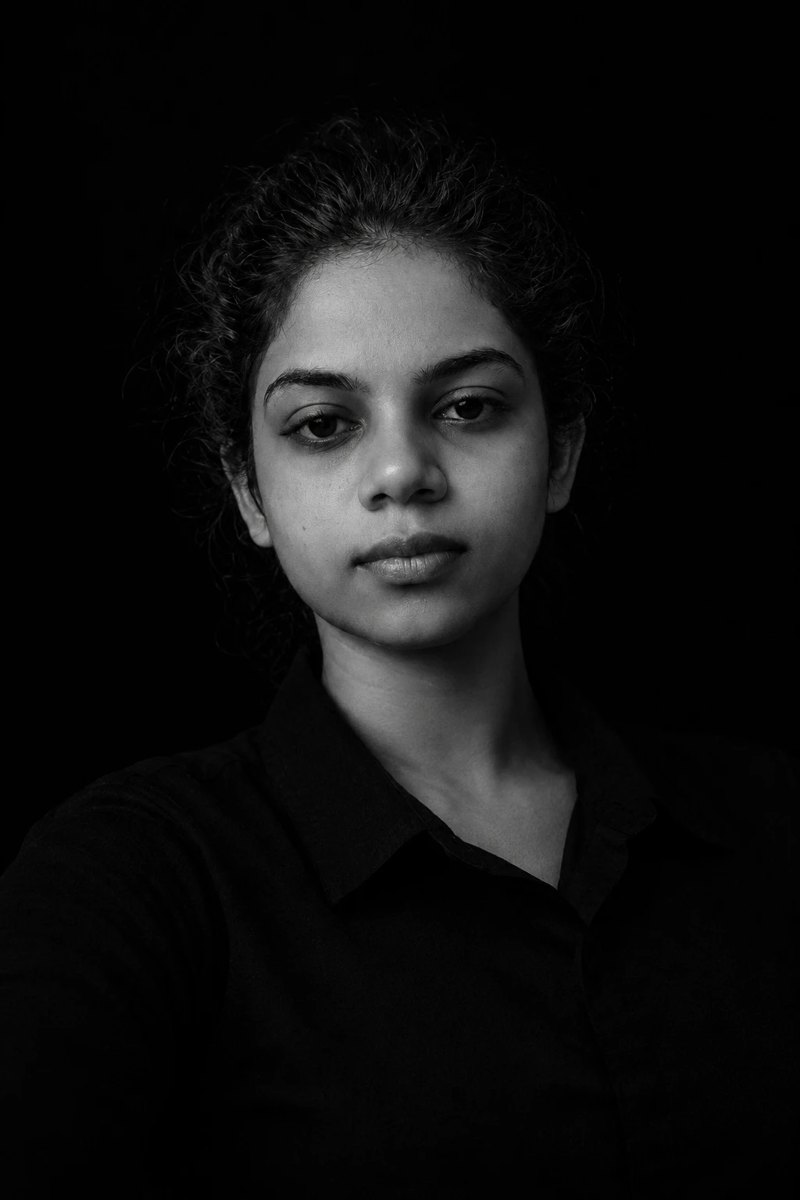
#> input picture images/team/ameesha.jpg, 800 x 1200 px
$ python -i team_photos.py   (imports and definitions only)
#> lines starting #> are read from the running program, lines starting #| are printed output that depends on the picture
#> further down, picture is the input picture: PIL image 800x1200 RGB; mean R, G, B 15.9, 15.9, 15.9
"""Turn team photos into the dark, black-and-white, low-key look of the founder photo.

Usage:
  1. Put original photos in images/team/raw/  (jpg, jpeg, png or webp; file name = person's id, e.g. nimal.jpg)
  2. python tools/team_photos.py
  3. Results are written to images/team/<name>.jpg (800×800) — use that path in TEAM in assets/data.js

Optional: python tools/team_photos.py --focus 0.35   (vertical crop focus: 0 = top, 0.5 = centre; default 0.38 keeps faces in frame)
"""
import sys
from pathlib import Path
from PIL import Image, ImageOps, ImageFilter, ImageEnhance, ImageChops

ROOT = Path(__file__).resolve().parent.parent
RAW, OUT = ROOT / "images/team/raw", ROOT / "images/team"
SIZE = 800


# [21 lines left out: functions square_crop, cut_out, not called in this run]


def subject_crop(im):
    """Square crop framed on the person: head near the top, body centred, same framing for everyone."""
    w, h = im.size
#> w = 800; h = 1200
    l, t, r, b = ImageOps.grayscale(im).point(lambda v: 255 if v > 8 else 0).getbbox()
#> l = 0; t = 98; r = 720; b = 1122
    head = im.crop((0, t, w, t + max(1, (b - t) // 4)))      # top quarter of the subject ≈ head
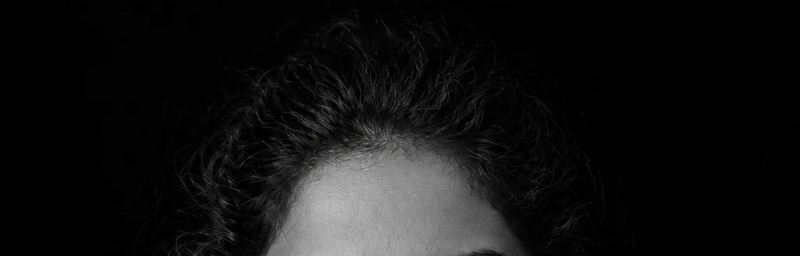
#> head: PIL image 800x256 RGB; mean R, G, B 18.1, 18.1, 18
    hl, _, hr, _ = ImageOps.grayscale(head).point(lambda v: 255 if v > 8 else 0).getbbox() or (l, 0, r, 0)
#> hl = 138; hr = 635
    side = min(w, h, int((hr - hl) * 2.6))                    # head ≈ 38% of frame width
#> side = 800
    cx = (hl + hr) // 2
#> cx = 386
    top = max(0, t - int(side * 0.12))
#> top = 2
    left = max(0, min(w - side, cx - side // 2))
#> left = 0
    top = min(top, h - side)
    return im.crop((left, top, left + side, top + side))
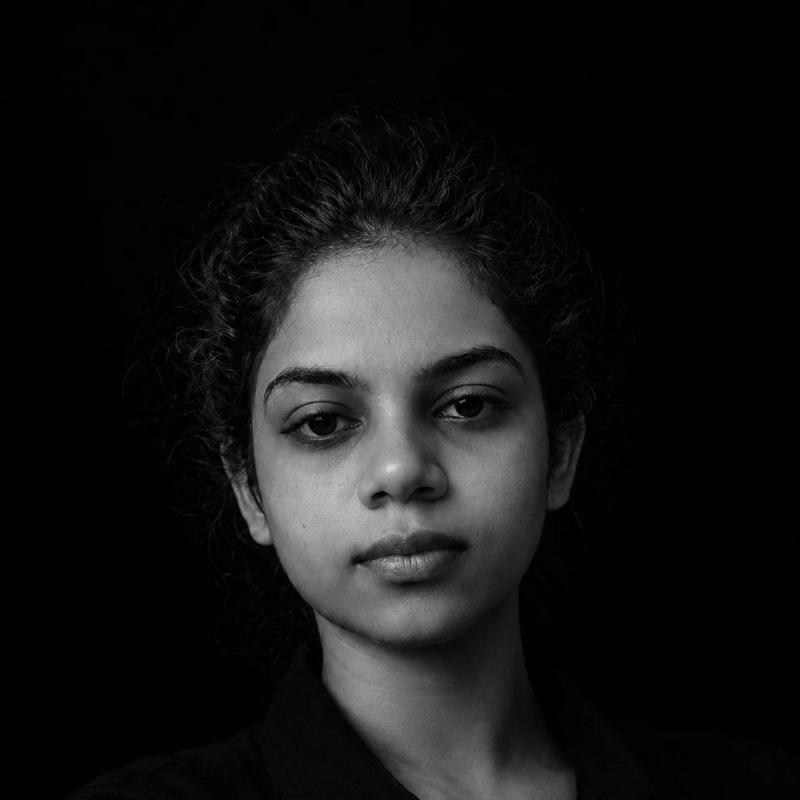
#> returned value: PIL image 800x800 RGB; mean R, G, B 21.1, 21.1, 21


# [52 lines left out: functions vignette, darken, main, not called in this run]


# [2 lines not run here, left out]

>>> from PIL import Image
>>> picture = Image.open('../images/team/ameesha.jpg')
>>> result = subject_crop(picture)

$ run again, on images/team/lasan.jpg
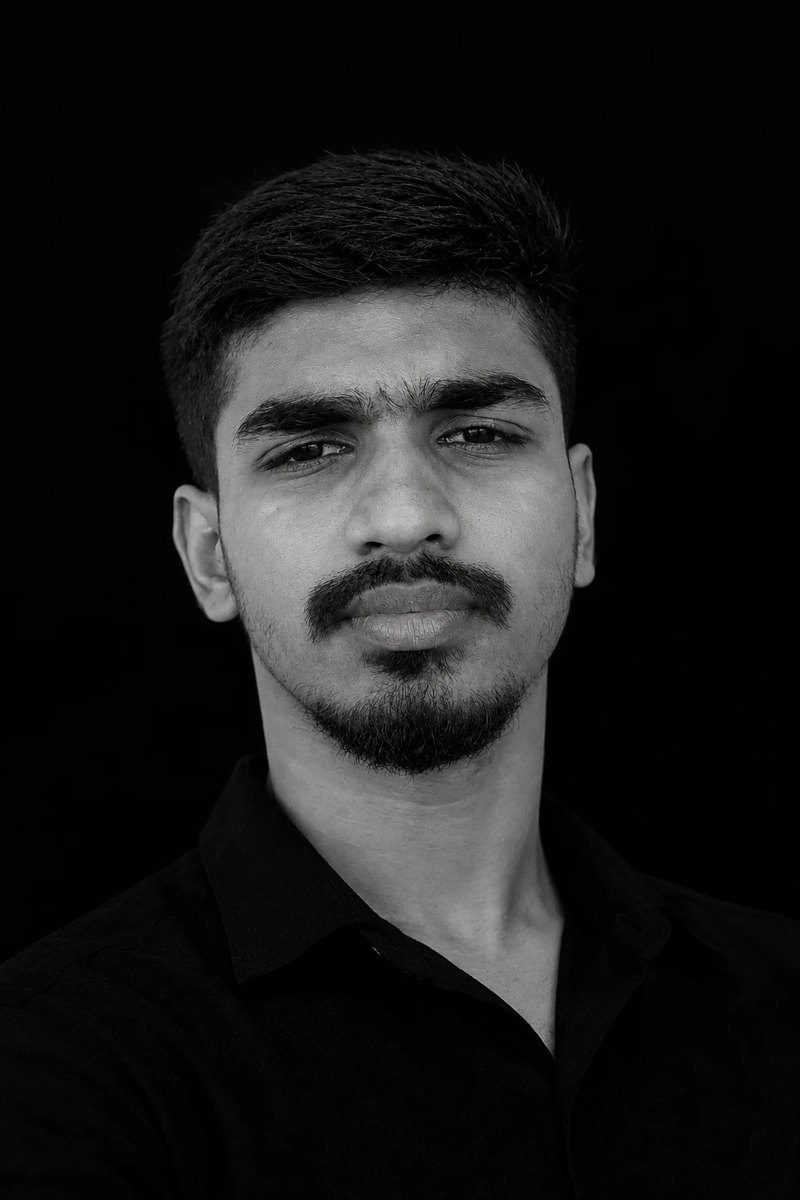
#> input picture images/team/lasan.jpg, 800 x 1200 px
#> picture is the input picture: PIL image 800x1200 RGB; mean R, G, B 26, 26, 26
#> l = 0; t = 144; r = 800; b = 1193
#> in subject_crop, `head = im.crop((0, t, w, t + max(1, (b - t) // 4)))`:
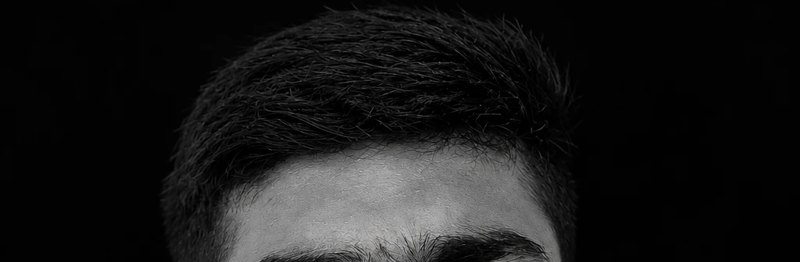
#> head: PIL image 800x262 RGB; mean R, G, B 24.5, 24.5, 24.5
#> hl = 159; hr = 582
#> side = 800
#> cx = 370
#> top = 48
#> left = 0
#> in subject_crop, `return im.crop((left, top, left + side, top + side))`:
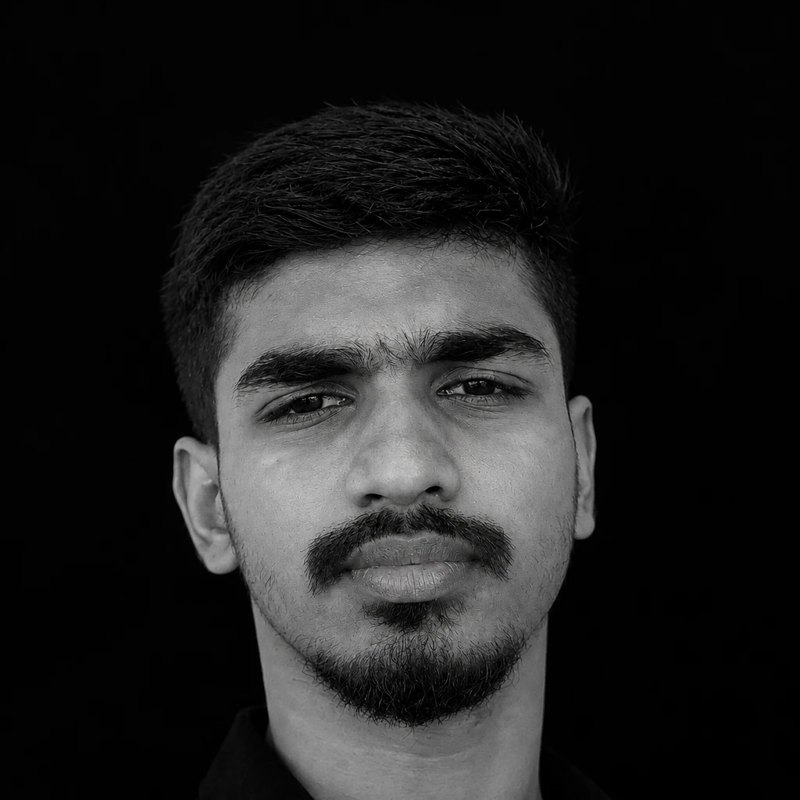
#> returned value: PIL image 800x800 RGB; mean R, G, B 32.7, 32.7, 32.6

$ run again, on images/team/pavan.jpg
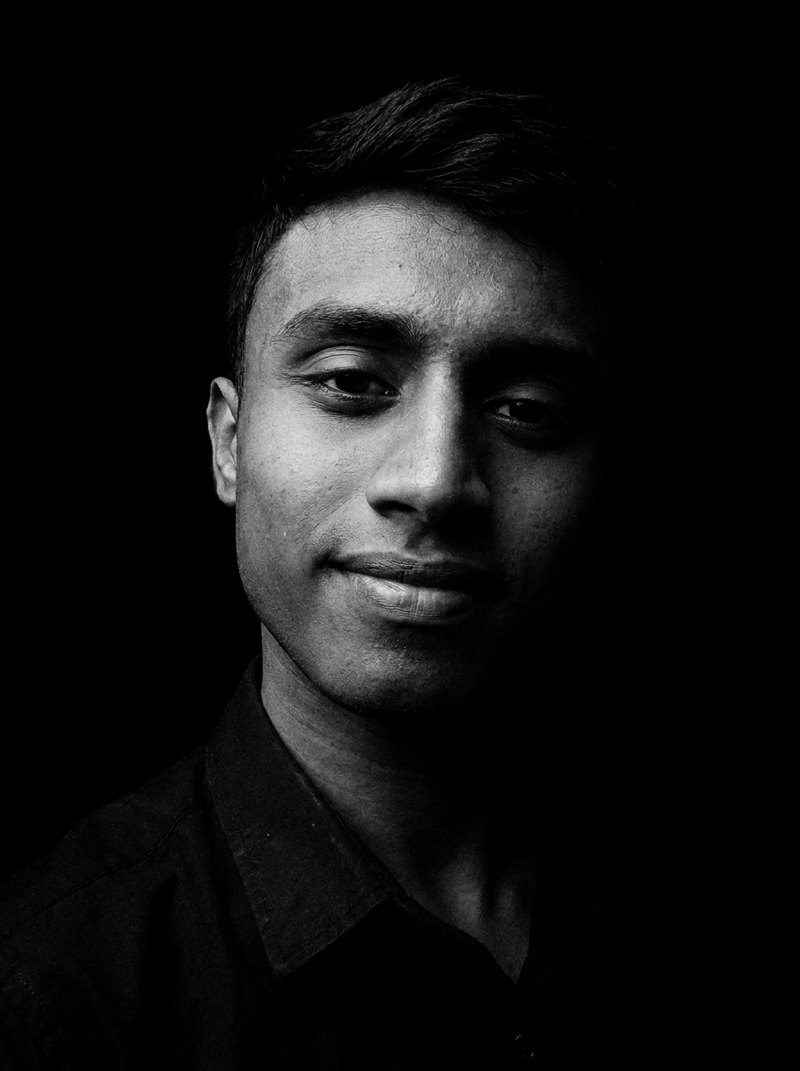
#> input picture images/team/pavan.jpg, 800 x 1071 px
#> picture is the input picture: PIL image 800x1071 RGB; mean R, G, B 18.3, 18.4, 18.3
#> l = 0; t = 76; r = 613; b = 1071
#> in subject_crop, `head = im.crop((0, t, w, t + max(1, (b - t) // 4)))`:
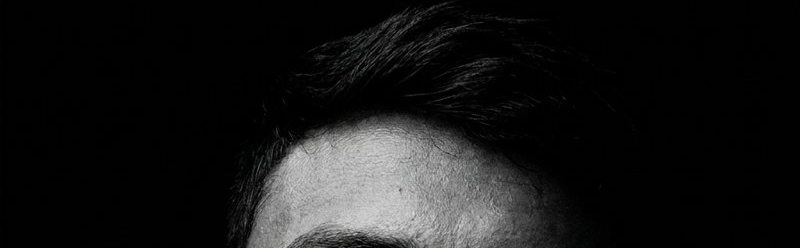
#> head: PIL image 800x248 RGB; mean R, G, B 23, 23.1, 23
#> hl = 226; hr = 613
#> side = 800
#> cx = 419
#> top = 0
#> in subject_crop, `return im.crop((left, top, left + side, top + side))`:
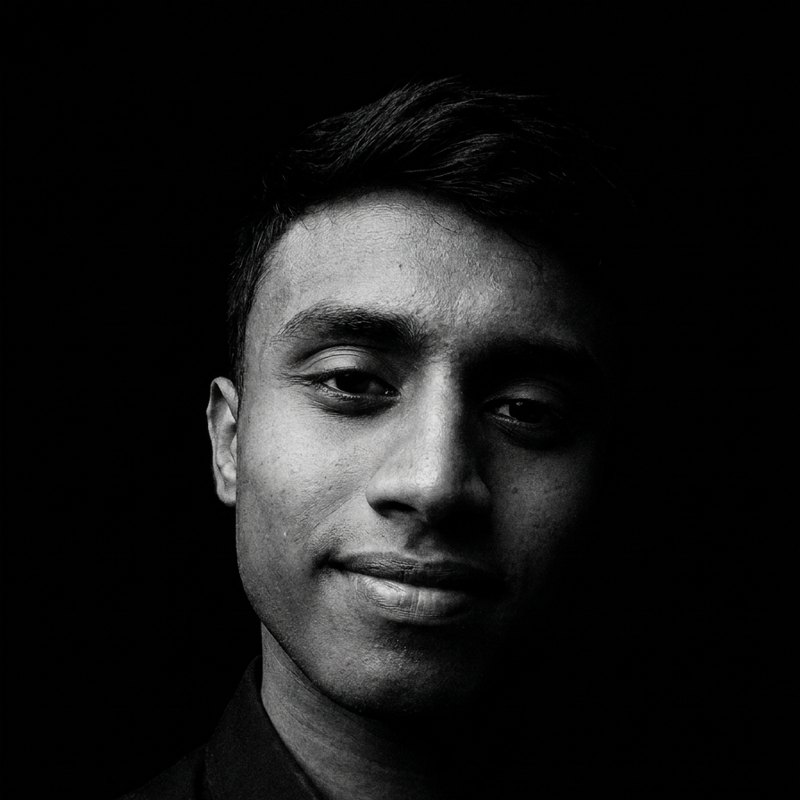
#> returned value: PIL image 800x800 RGB; mean R, G, B 23, 23, 22.9

$ run again, on images/team/rashika.jpg
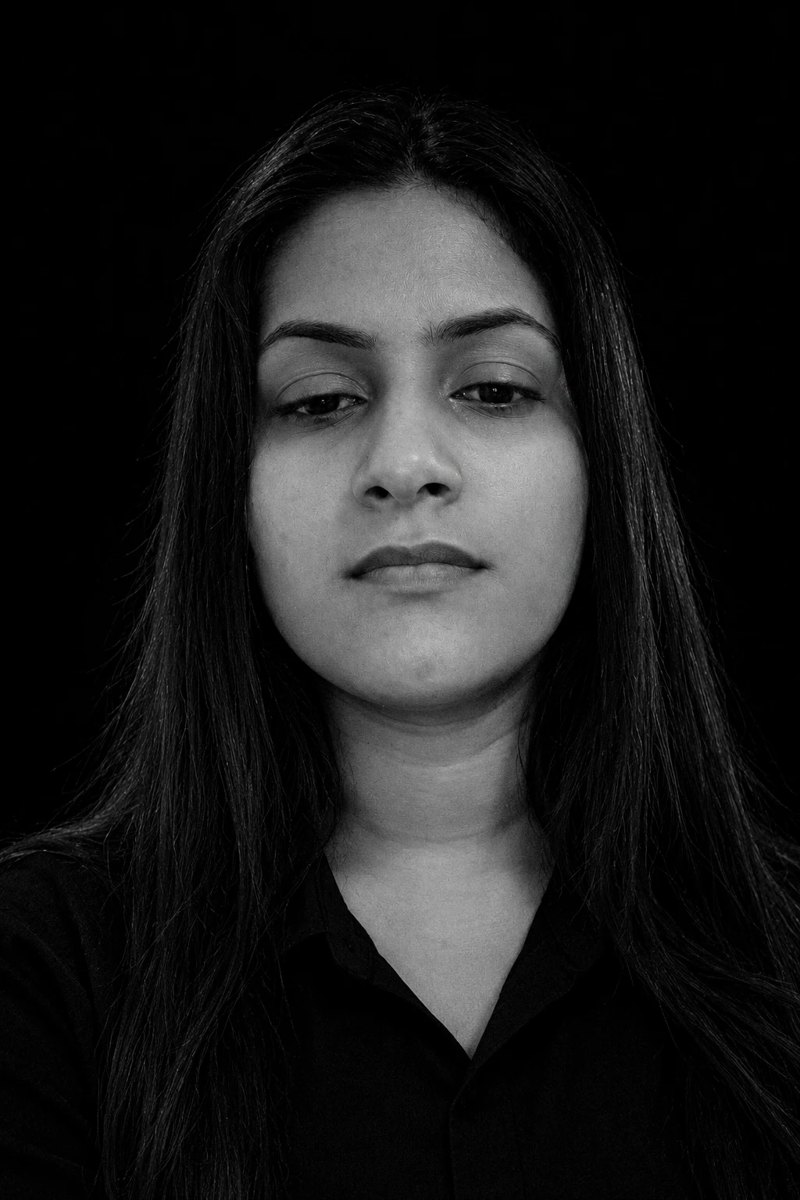
#> input picture images/team/rashika.jpg, 800 x 1200 px
#> picture is the input picture: PIL image 800x1200 RGB; mean R, G, B 27.7, 27.7, 27.7
#> l = 0; t = 87; r = 800; b = 1200
#> in subject_crop, `head = im.crop((0, t, w, t + max(1, (b - t) // 4)))`:
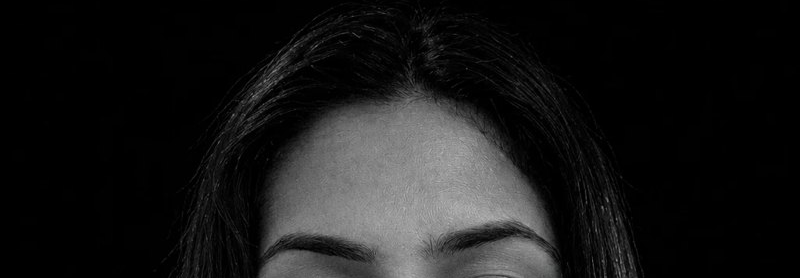
#> head: PIL image 800x278 RGB; mean R, G, B 24.5, 24.5, 24.5
#> hl = 153; hr = 645
#> side = 800
#> cx = 399
#> top = 0
#> in subject_crop, `return im.crop((left, top, left + side, top + side))`:
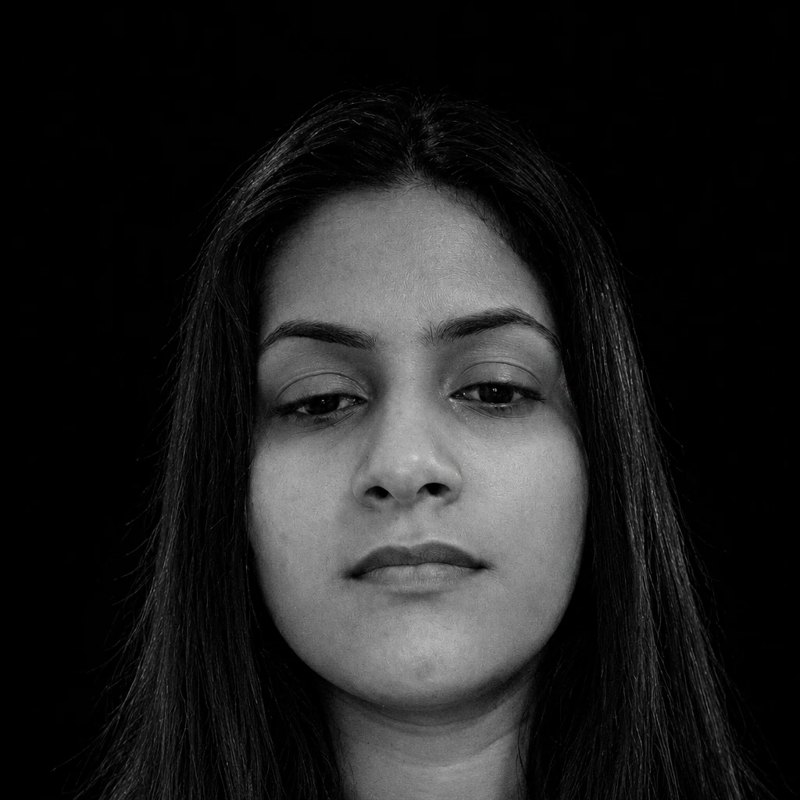
#> returned value: PIL image 800x800 RGB; mean R, G, B 32.1, 32.1, 32.1
